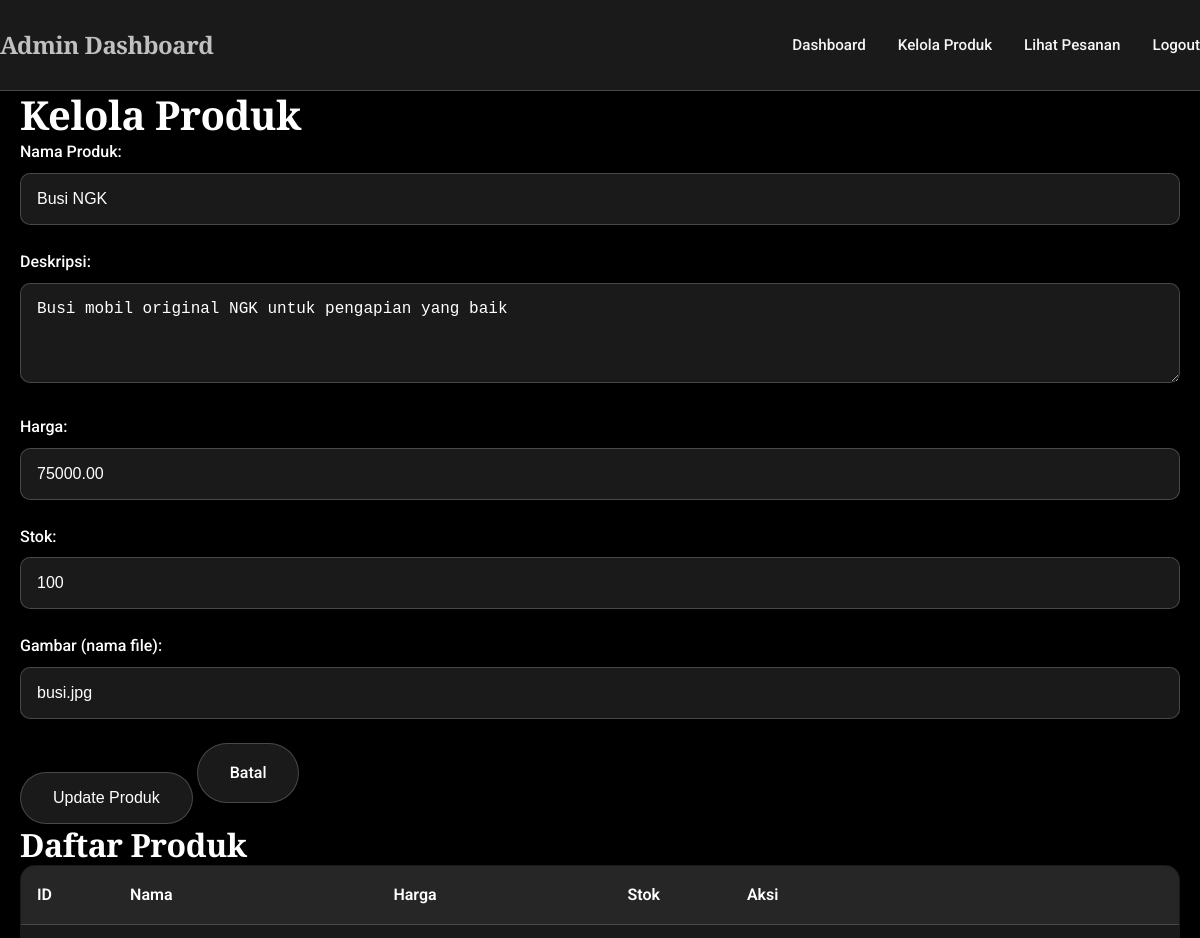
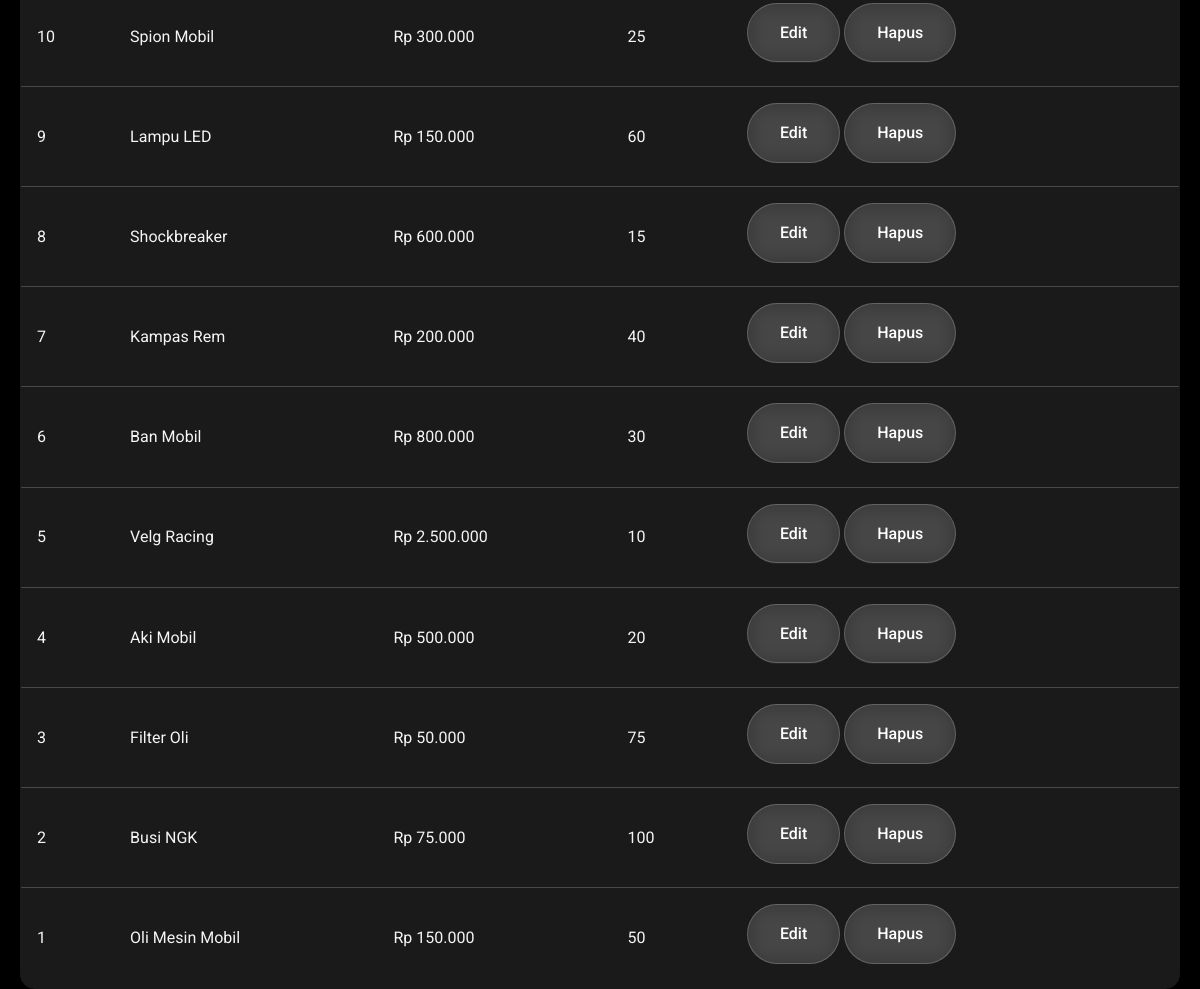
Page /admin/products.php?edit=2 (signed in) on the committed database (2 pictures, top to bottom).
### tables this page shows
CREATE TABLE products (
    id INT AUTO_INCREMENT PRIMARY KEY,
    name VARCHAR(255) NOT NULL,
    description TEXT,
    price DECIMAL(10, 2) NOT NULL,
    stock INT NOT NULL,
    image VARCHAR(255),
    created_at TIMESTAMP DEFAULT CURRENT_TIMESTAMP
);

### admin/products.php (the view, shortened to what this page needs)
<?php
include '../config.php';
$stmt = $pdo->query("SELECT * FROM products ORDER BY id DESC");
$products = $stmt->fetchAll();
$edit_product = null;
if (isset($_GET['edit'])) {
    $id = (int)$_GET['edit'];
    $stmt = $pdo->prepare("SELECT * FROM products WHERE id = ?");
    $stmt->execute([$id]);
    $edit_product = $stmt->fetch();
}
?>
<!DOCTYPE html>
<html lang="id">
<head>
    <link rel="stylesheet" href="../css/style.css">
</head>
<body>
    <div class="admin-dashboard">
        <nav class="admin-nav">
            <div class="container">
                <h1>Admin Dashboard</h1>
                <ul>
                    <li><a href="dashboard.php">Dashboard</a></li>
                    <li><a href="products.php">Kelola Produk</a></li>
                    <li><a href="orders.php">Lihat Pesanan</a></li>
                    <li><a href="logout.php">Logout</a></li>
                </ul>
            </div>
        </nav>
        <main>
            <div class="container">
                <h2>Kelola Produk</h2>
                <form method="post" class="product-form">
                    <div class="form-group">
                        <label for="name">Nama Produk:</label>
                        <input type="text" id="name" name="name" value="<?php echo $edit_product['name'] ?? ''; ?>" required>
                    </div>
                    <div class="form-group">
                        <label for="description">Deskripsi:</label>
                        <textarea id="description" name="description" required><?php echo $edit_product['description'] ?? ''; ?></textarea>
                    </div>
                    <div class="form-group">
                        <label for="price">Harga:</label>
                        <input type="number" id="price" name="price" step="0.01" value="<?php echo $edit_product['price'] ?? ''; ?>" required>
                    </div>
                    <div class="form-group">
                        <label for="stock">Stok:</label>
                        <input type="number" id="stock" name="stock" value="<?php echo $edit_product['stock'] ?? ''; ?>" required>
                    </div>
                    <div class="form-group">
                        <label for="image">Gambar (nama file):</label>
                        <input type="text" id="image" name="image" value="<?php echo $edit_product['image'] ?? ''; ?>" required>
                    </div>
                    <button type="submit" class="btn"><?php echo $edit_product ? 'Update' : 'Tambah'; ?> Produk</button>
                    <?php if ($edit_product): ?>
                        <a href="products.php" class="btn">Batal</a>
                    <?php endif; ?>
                </form>
                <h3>Daftar Produk</h3>
                <table>
                    <thead>
                        <tr>
                            <th>ID</th>
                            <th>Nama</th>
                            <th>Harga</th>
                            <th>Stok</th>
                            <th>Aksi</th>
                        </tr>
                    </thead>
                    <tbody>
                        <?php foreach ($products as $product): ?>
                            <tr>
                                <td><?php echo $product['id']; ?></td>
                                <td><?php echo $product['name']; ?></td>
                                <td>Rp <?php echo number_format($product['price'], 0, ',', '.'); ?></td>
                                <td><?php echo $product['stock']; ?></td>
                                <td>
                                    <a href="products.php?edit=<?php echo $product['id']; ?>" class="btn">Edit</a>
                                    <a href="products.php?delete=<?php echo $product['id']; ?>" class="btn" onclick="return confirm('Yakin ingin menghapus?')">Hapus</a>
                                </td>
                            </tr>
                        <?php endforeach; ?>
                    </tbody>
                </table>
            </div>
        </main>
    </div>
</body>
</html>

### css/style.css (style rules this page uses)
* { margin: 0; padding: 0; box-sizing: border-box; }
:root { --primary-black: #000000; --dark-gray: #1a1a1a; --medium-gray: #333333; --light-gray: #f5f5f5; --white: #ffffff; --silver: #c0c0c0; --silver-hover: #e0e0e0; --accent-red: #d32f2f; --glass-bg: rgba(255, 255, 255, 0.1); --glass-border: rgba(255, 255, 255, 0.2); --shadow-light: rgba(0, 0, 0, 0.1); --shadow-medium: rgba(0, 0, 0, 0.2); --shadow-heavy: rgba(0, 0, 0, 0.3); }
body { font-family: 'Roboto', sans-serif; line-height: 1.6; color: var(--white); background: var(--primary-black); overflow-x: hidden; }
.container { max-width: 1200px; margin: 0 auto; padding: 0 20px; }
h1, h2, h3, h4, h5, h6 { font-family: 'Playfair Display', serif; font-weight: 700; letter-spacing: -0.5px; }
h1 { font-size: 3.5rem; line-height: 1.1; }
h2 { font-size: 2.5rem; line-height: 1.2; }
h3 { font-size: 2rem; line-height: 1.3; }
nav { padding: 1rem 0; }
nav .container { display: flex; justify-content: space-between; align-items: center; }
nav h1 { font-size: 1.8rem; color: var(--silver); font-weight: 700; }
nav ul { display: flex; list-style: none; gap: 2rem; }
nav a { color: var(--light-gray); text-decoration: none; font-weight: 500; font-size: 0.95rem; transition: all 0.3s ease; position: relative; }
nav a::after { content: ''; position: absolute; bottom: -5px; left: 0; width: 0; height: 2px; background: var(--silver); transition: width 0.3s ease; }
.btn { display: inline-block; padding: 1rem 2rem; background: var(--glass-bg); border: 1px solid var(--glass-border); color: var(--white); text-decoration: none; font-weight: 500; font-size: 1rem; border-radius: 50px; backdrop-filter: blur(10px); transition: all 0.3s ease; cursor: pointer; position: relative; overflow: hidden; }
.btn::before { content: ''; position: absolute; top: 0; left: -100%; width: 100%; height: 100%; background: linear-gradient(90deg, transparent, rgba(255, 255, 255, 0.2), transparent); transition: left 0.5s ease; }
.form-group { margin-bottom: 1.5rem; }
.form-group label { display: block; color: var(--white); margin-bottom: 0.5rem; font-weight: 500; }
.form-group input, .form-group textarea { width: 100%; padding: 1rem; background: rgba(255, 255, 255, 0.1); border: 1px solid var(--glass-border); border-radius: 10px; color: var(--white); font-size: 1rem; transition: all 0.3s ease; }
.form-group textarea { resize: vertical; min-height: 100px; }
.admin-dashboard { min-height: 100vh; background: var(--primary-black); }
.admin-nav { background: var(--dark-gray); border-bottom: 1px solid var(--glass-border); }
.admin-nav .container { display: flex; justify-content: space-between; align-items: center; padding: 1rem 0; }
.admin-nav h1 { color: var(--silver); font-size: 1.5rem; }
.admin-nav ul { display: flex; gap: 2rem; }
.admin-nav a { color: var(--light-gray); text-decoration: none; transition: color 0.3s ease; }
table { width: 100%; border-collapse: collapse; background: var(--glass-bg); border: 1px solid var(--glass-border); border-radius: 15px; overflow: hidden; backdrop-filter: blur(10px); }
table th, table td { padding: 1rem; text-align: left; border-bottom: 1px solid var(--glass-border); }
table th { background: rgba(255, 255, 255, 0.05); color: var(--white); font-weight: 600; }
table td { color: var(--light-gray); }

### rows in the picture
products: name "Busi NGK", description "Busi mobil original NGK untuk pengapian yang baik", price "75000.00", stock "100", image "busi.jpg", id "2", price "75.000"
products: id "10", name "Spion Mobil", price "300.000", stock "25"
products: id "9", name "Lampu LED", price "150.000", stock "60"
products: id "8", name "Shockbreaker", price "600.000", stock "15"
products: id "7", name "Kampas Rem", price "200.000", stock "40"
products: id "6", name "Ban Mobil", price "800.000", stock "30"
products: id "5", name "Velg Racing", price "2.500.000", stock "10"
products: id "4", name "Aki Mobil", price "500.000", stock "20"
products: id "3", name "Filter Oli", price "50.000", stock "75"
products: id "1", name "Oli Mesin Mobil", price "150.000", stock "50"
